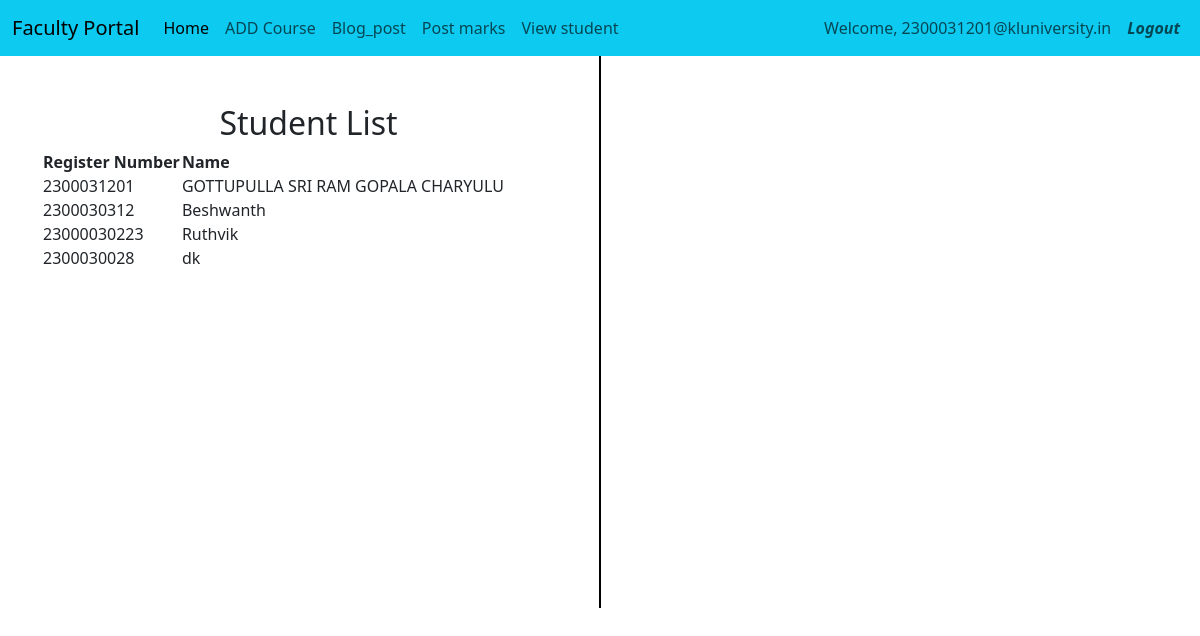
Page /facultyapp/view_student_list/ (signed in) on the committed database.
### adminapp/models.py (models this page shows, shortened)
class StudentList(models.Model):
    user = models.OneToOneField(User, on_delete=models.CASCADE, null=True)
    Register_Number = models.CharField(max_length=20, unique=True)
    Name = models.CharField(max_length=100)

### facultyapp/views.py (the view)
# urls.py: path('view_student_list/', views.view_student_list, name='view_student_list'),
def view_student_list(request):
    course = request.GET.get('course')
    section = request.GET.get('section')
    student_courses = AddCourse.objects.all()
    if course:
        student_courses = student_courses.filter(course=course)
    if section:
        student_courses = student_courses.filter(section=section)
    students = StudentList.objects.filter(id__in=student_courses.values('student_id'))
    course_choices = AddCourse.COURSE_CHOICES
    section_choices = AddCourse.SECTION_CHOICES
    context = {
        'students': students,
        'course_choices': course_choices,
        'section_choices': section_choices,
        'selected_course': course,
        'selected_section': section,
    }
    return render(request, 'facultyapp/view_student_list.html', context)

### templates/facultyapp/view_student_list.html (shortened to what this page needs)
{% extends 'Navbar/FacultyNavbar.html' %}
{% load static %}
{% block body %}
<div class="container text-center">
  <div class="row">
    <div class="col">
        <br><br>
            <h2>Student List</h2>
<table>
    <tr>
        <th>Register Number</th>
        <th>Name</th>
    </tr>
    {% for student in students %}
    <tr>
        <td>{{ student.Register_Number }}</td>
        <td>{{ student.Name }}</td>
    </tr>
    {% endfor %}
</table>
    </div>
      <br><br><br><br><br><br><br><br><br><br><br><br><br><br><br><br>
      <br><br><br><br><br><br><br>
       <div class="col-auto d-flex align-items-center">
      <div style="border-left: 2px solid black; height: 100%;"></div>
    </div>
    <div class="col">
        <br><br>
    </div>
  </div>
</div>
{% endblock %}

### templates/Navbar/FacultyNavbar.html (shortened to what this page needs)
<html lang="en">
<head>
    <link href="https://cdn.jsdelivr.net/npm/bootstrap@5.3.3/dist/css/bootstrap.min.css" rel="stylesheet">
</head>
<body>
    <nav class="navbar navbar-expand-lg bg-info">
  <div class="container-fluid">
    <a class="navbar-brand" href="{% url 'facultyapp:FacultyHomePage' %}">Faculty Portal</a>
    <div class="collapse navbar-collapse" id="navbarNavDropdown">
      <ul class="navbar-nav">
        <li class="nav-item">
          <a class="nav-link active" aria-current="page" href="{% url 'facultyapp:FacultyHomePage' %}">Home</a>
        </li>
        <li class="nav-item">
          <a class="nav-link" href="{% url 'facultyapp:add_course' %}">ADD Course</a>
        </li>
        <li class="nav-item">
          <a class="nav-link" href="{% url 'facultyapp:add_blog' %}">Blog_post</a>
        </li>
        <li class="nav-item">
          <a class="nav-link" href="{% url 'facultyapp:post_marks' %}">Post marks</a>
        </li>
        <li class="nav-item">
          <a class="nav-link" href="{% url 'facultyapp:view_student_list' %}">View student</a>
        </li>
      </ul>
    </div>
    <ul class="navbar-nav ms-auto">
      {% if user.is_authenticated %}
        <li class="nav-item">
          <span class="nav-link">Welcome, {{ user.username }}</span>
        </li>
        <li class="nav-item">
          <a class="nav-link" href="{% url 'logout' %}"><b><i>Logout</i></b></a>
        </li>
      {% endif %}
    </ul>
  </div>
</nav>
{% block body %}
{% endblock %}
</body>
</html>

### rows in the picture
StudentList: Register_Number "2300031201", Name "GOTTUPULLA SRI RAM GOPALA CHARYULU"
StudentList: Register_Number "2300030312", Name "Beshwanth"
StudentList: Register_Number "23000030223", Name "Ruthvik"
StudentList: Register_Number "2300030028", Name "dk"

### other values in the picture
{{ user.username }} "2300031201@kluniversity.in"
